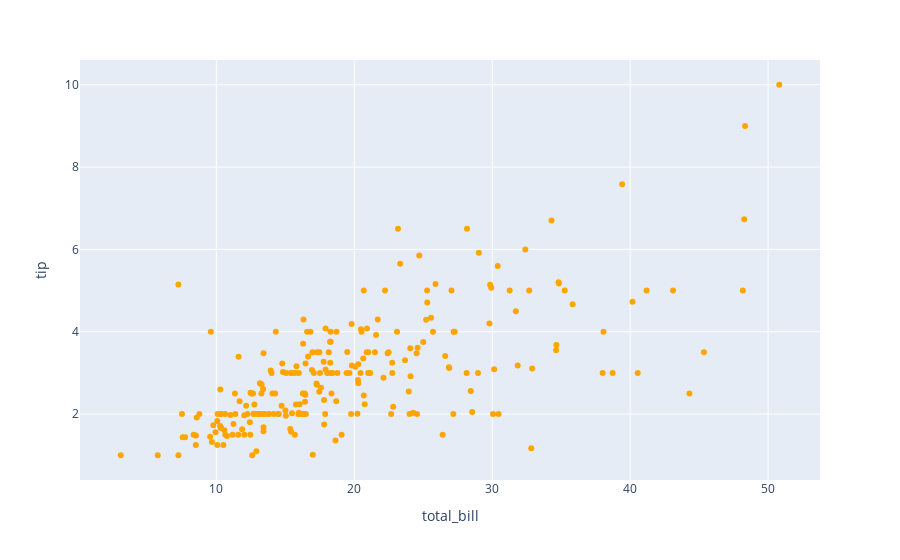

This figure's notebook cell:
### Code cell
fig = px.scatter( tips ,  x = 'total_bill' , y = 'tip' , color_discrete_sequence=['orange'])
fig.show()

### Figure 1 — Plotly figure (JSON) as saved in the notebook; plotly's stock layout.template omitted (floating-point values rounded to 4 significant figures; data arrays with more than 128 entries replaced by an {"elided": "..."} marker saying what was removed)
{"data": [{"hovertemplate": "total_bill=%{x}<br>tip=%{y}<extra></extra>", "legendgroup": "", "marker": {"color": "orange", "symbol": "circle"}, "mode": "markers", "name": "", "orientation": "v", "showlegend": false, "type": "scatter", "x": {"elided": "244 float values"}, "xaxis": "x", "y": {"elided": "244 float values"}, "yaxis": "y"}], "layout": {"legend": {"tracegroupgap": 0}, "margin": {"t": 60}, "xaxis": {"anchor": "y", "domain": [0, 1], "title": {"text": "total_bill"}}, "yaxis": {"anchor": "x", "domain": [0, 1], "title": {"text": "tip"}}}}
